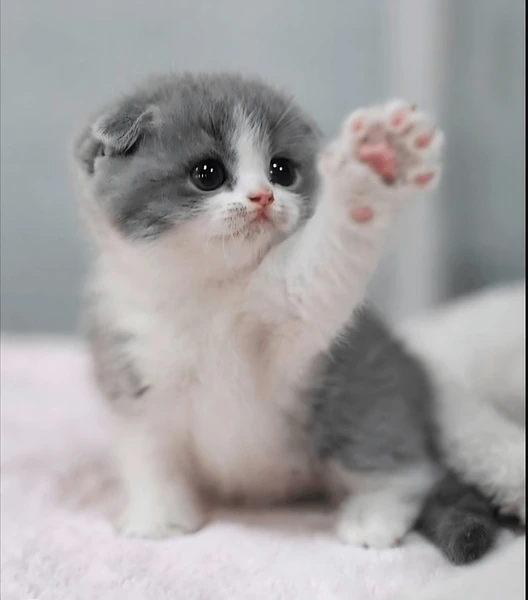
#> input picture python_utils/images/cat.png, 528 x 600 px
$ python img_to_hex.py
#> lines starting #> are read from the running program, lines starting #| are printed output that depends on the picture
import cv2
import numpy as np
import os

SCRIPT_DIR = os.path.dirname(os.path.abspath(__file__))
INPUT_IMAGE_PATH = os.path.join(SCRIPT_DIR, "images/cat.png")
OUTPUT_DIR = os.path.join(SCRIPT_DIR, "../sim")
OUTPUT_FILE = os.path.join(OUTPUT_DIR, "input_image.hex")

# Added a path for the preview image
PREVIEW_FILE = os.path.join(SCRIPT_DIR, "input_preview.png")

TARGET_W, TARGET_H = 384, 216

def convert_image():
    os.makedirs(OUTPUT_DIR, exist_ok=True)
    img = cv2.imread(INPUT_IMAGE_PATH, cv2.IMREAD_COLOR)
#> img is the input picture: shape (600, 528, 3); mean B, G, R 162.3, 161.8, 164

    if img is None:
        print("Error: Image not found!")
        return

    img = cv2.resize(img, (TARGET_W, TARGET_H))
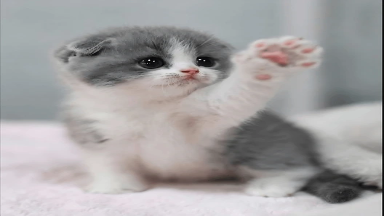
#> img: shape (216, 384, 3); mean B, G, R 162.3, 161.8, 163.9

    # --- ADDED THIS SECTION TO SAVE THE IMAGE ---
    cv2.imwrite(PREVIEW_FILE, img)
    print(f"Saved input preview to: {os.path.abspath(PREVIEW_FILE)}")
    # --------------------------------------------

    print(f"Converting {TARGET_W}x{TARGET_H} RGB image to 24-bit Hex...")

    with open(OUTPUT_FILE, "w") as f:
        for y in range(TARGET_H):
            for x in range(TARGET_W):
                b, g, r = img[y, x] # OpenCV loads as BGR
                # Pack as RRGGBB (24 bits = 6 Hex characters)
                f.write(f"{r:02X}{g:02X}{b:02X}\n")

    print(f"Success! Saved Hex to {os.path.abspath(OUTPUT_FILE)}")

if __name__ == "__main__":
    convert_image()

$ run again, with python_utils/images/earth.png copied over python_utils/images/cat.png
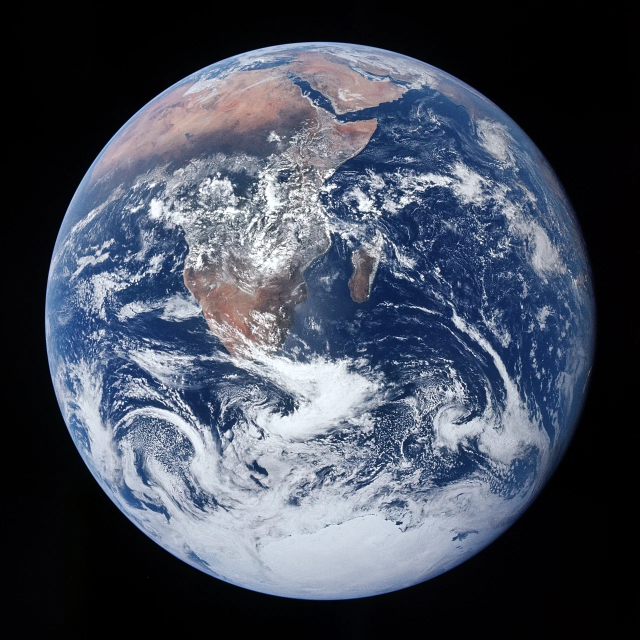
#> input picture python_utils/images/earth.png, 1280 x 1280 px (shown at 1/2 size)
#> in convert_image, img is the input picture: shape (1280, 1280, 3); mean B, G, R 90.8, 76.7, 69.7
#> in convert_image, `img = cv2.resize(img, (TARGET_W, TARGET_H))`:
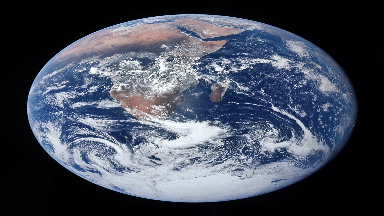
#> img: shape (216, 384, 3); mean B, G, R 90.7, 76.6, 69.5

$ run again, with python_utils/images/img2.png copied over python_utils/images/cat.png
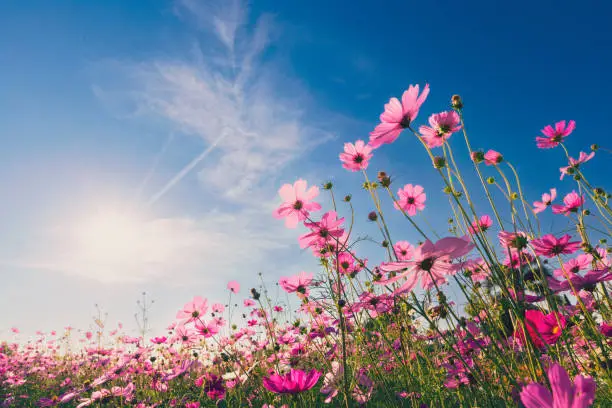
#> input picture python_utils/images/img2.png, 612 x 408 px
#> in convert_image, img is the input picture: shape (408, 612, 3); mean B, G, R 156.3, 132.8, 121.4
#> in convert_image, `img = cv2.resize(img, (TARGET_W, TARGET_H))`:
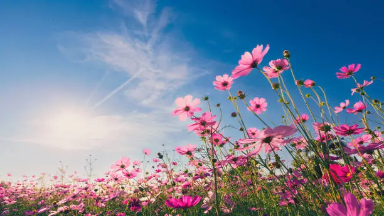
#> img: shape (216, 384, 3); mean B, G, R 156.2, 132.8, 121.3
